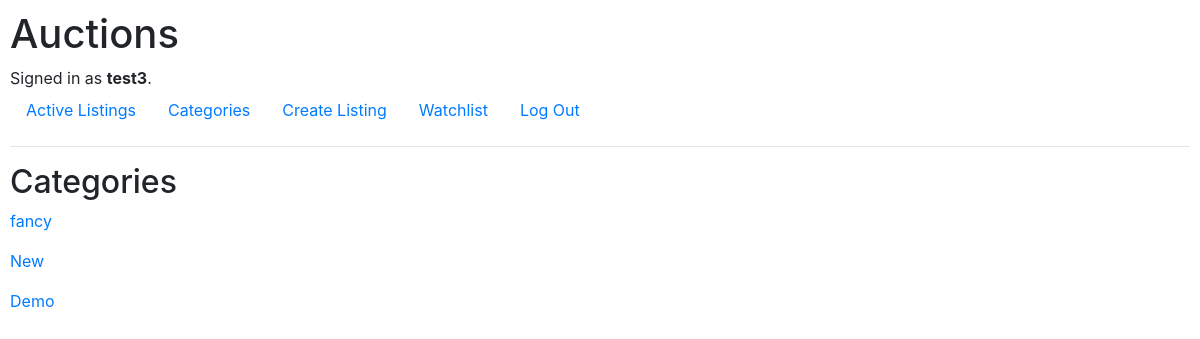
The app's page /categories/ (signed in) with its own data.
### auctions/models.py (models this page shows, shortened)
class User(AbstractUser):
    pass

class Listing(models.Model):
    title = models.CharField(max_length=64)
    description = models.TextField()
    category = models.CharField(max_length=64, null=True) #use a data list on form to provide options of what categories already exist.
    imageURL = models.URLField(null=True, validators =[URLValidator])
    active = models.BooleanField(default=True)
    created_at = models.DateTimeField(auto_now_add=True)
    user = models.ForeignKey(User, on_delete=models.CASCADE, null=True, related_name='user')
    starting_bid = models.PositiveIntegerField()
    watchlist = models.ManyToManyField(User)

### auctions/views.py (the view)
# urls.py: path("categories/", views.categories, name="categories"),
def categories(request):
    return render(request, "auctions/categories.html", {
        'categories': list(Listing.objects.values('category').distinct())
    })

### auctions/templates/auctions/categories.html
{% extends "auctions/layout.html" %}
{% block body %}
    <h2>Categories</h2>
{% for category in categories%}
   <a href="{%url 'category' category.category %}"><p>{{category.category}}</p></a>
{% endfor %}
{% endblock %}

### auctions/templates/auctions/layout.html (shortened to what this page needs)
{% load static %}
<!DOCTYPE html>
<html lang="en">
    <head>
        <link rel="stylesheet" href="https://stackpath.bootstrapcdn.com/bootstrap/4.4.1/css/bootstrap.min.css">
        <link href="{% static 'auctions/styles.css' %}" rel="stylesheet">
    </head>
    <body>
        <h1>Auctions</h1>
        <div>
            {% if user.is_authenticated %}
                Signed in as <strong>{{ user.username }}</strong>.
            {% else %}
                Not signed in.
            {% endif %}
        </div>
        <ul class="nav">
            <li class="nav-item">
                <a class="nav-link" href="{% url 'index' %}">Active Listings</a>
            </li>
            <li class="nav-item">
                <a class="nav-link" href="{% url 'categories' %}">Categories</a>
            </li>
            {% if user.is_authenticated %}
                <li class="nav-item">
                    <a class="nav-link" href="{% url 'createlisting' %}">Create Listing</a>
                </li>
                <li class="nav-item">
                    <a class="nav-link" href="{% url 'watchlist' %}">Watchlist</a>
                </li>
                <li class="nav-item">
                    <a class="nav-link" href="{% url 'logout' %}">Log Out</a>
                </li>
            {% endif %}
        </ul>
        <hr>
        {% block body %}
        {% endblock %}
    </body>
</html>

### auctions/static/auctions/styles.css (style rules this page uses)
body { padding: 10px; }

### records on screen
User: username "test3"
Listing: category "fancy"
Listing: category "New"
Listing: category "Demo"
